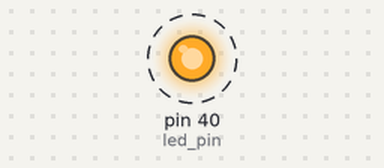
A program run on a simulated Raspberry Pi (header pin numbers). Parts: output pins drawn as LEDs (lit = HIGH). Dashed ring = blinking. At 20.0 s the program stops and its outputs stay as they are.

Above: at 0.5 s.
Timing chart, 0 to 4.6 s (numbered marks = the images above):
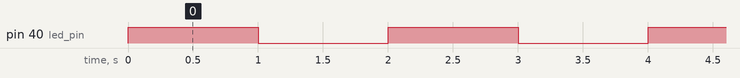

The program:

testgpio.py
```python
import RPi.GPIO as GPIO
import time

#led_pin defines the pin number connected to LED
led_pin = 40
count=10

GPIO.setmode(GPIO.BOARD)
GPIO.setup(led_pin, GPIO.OUT)

# flashing 10 times
for i in range(count):
    GPIO.output(led_pin,True)
    time.sleep(1)
    GPIO.output(led_pin,False)
    time.sleep(1)
GPIO.cleanup()
```

Measured:
- by itself, pin 40 (led_pin): alternates HIGH for 1.0 s and LOW for 1.0 s, 20 changes in all, then stays LOW
